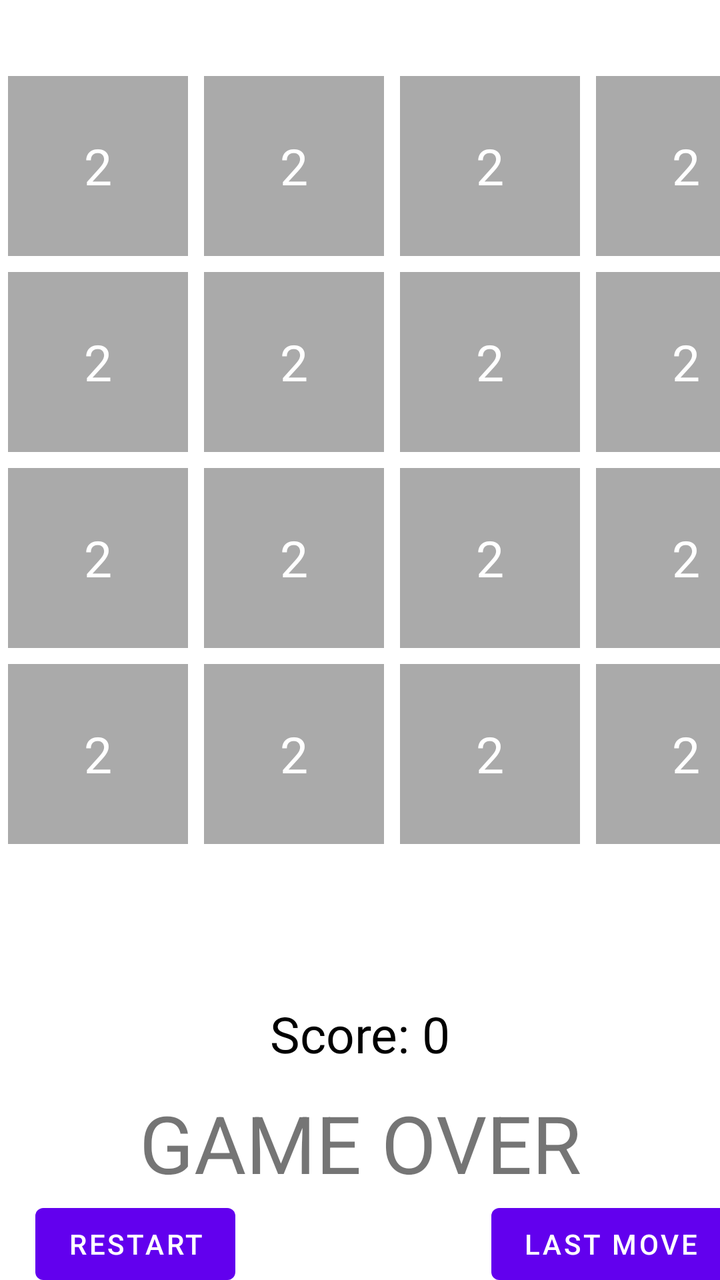
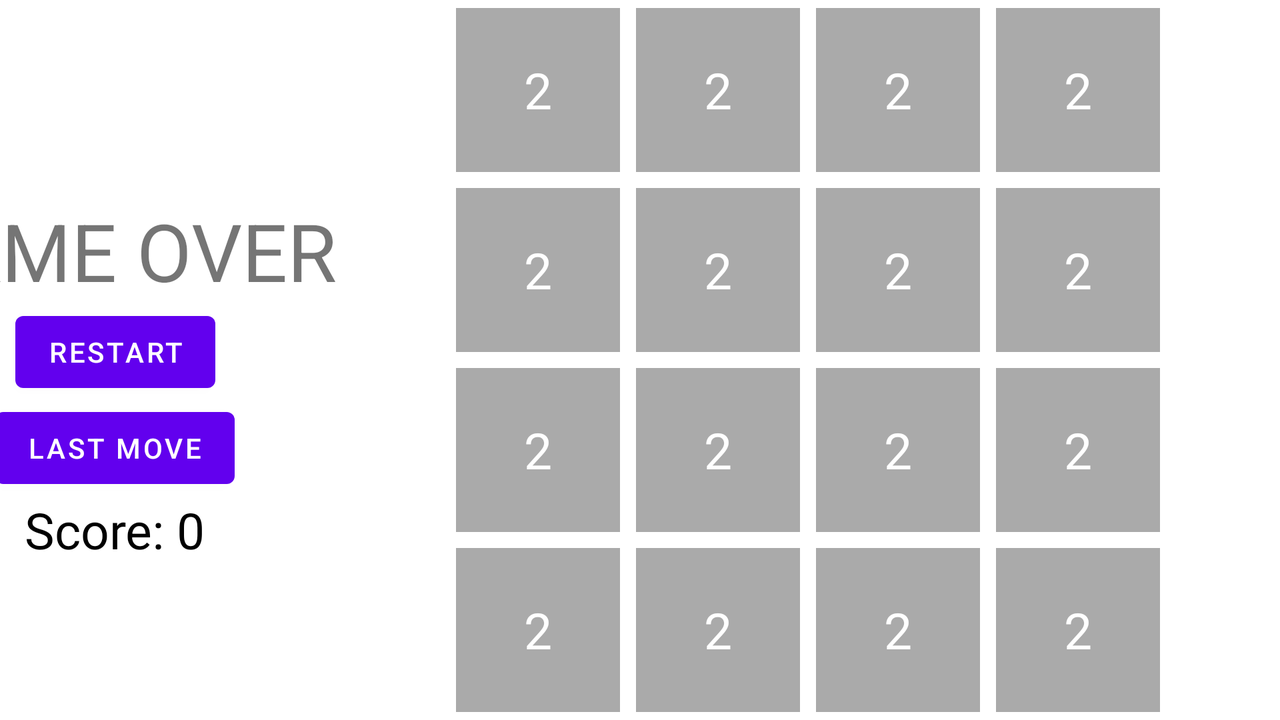

The same Android screen from two of the app's own layout files: first res/layout/ as a phone draws it, then the repository's variant for another configuration, drawn on a device whose configuration selects that folder. Both files follow.
<!-- AndroidManifest.xml: application theme Theme.GameCenter -->
<!-- res/layout/game2048.xml -->
<?xml version="1.0" encoding="utf-8"?>
<androidx.constraintlayout.widget.ConstraintLayout
    xmlns:android="http://schemas.android.com/apk/res/android"
    xmlns:app="http://schemas.android.com/apk/res-auto"
    xmlns:tools="http://schemas.android.com/tools"
    android:layout_width="match_parent"
    android:layout_height="match_parent"
    tools:context="com.example.gamecenter.Game2048">

    <GridLayout
        app:layout_constraintLeft_toLeftOf="parent"
        app:layout_constraintRight_toRightOf="parent"
        android:layout_marginTop="34dp"
        app:layout_constraintTop_toTopOf="parent"
        android:id="@+id/gridLayout2048"
        android:layout_width="wrap_content"
        android:layout_height="wrap_content"
        android:columnCount="4"
        android:rowCount="4"
        android:useDefaultMargins="true"
        >

        <TextView
            android:id="@+id/textView1"
            android:layout_width="@dimen/defaultSize2048"
            android:layout_height="@dimen/defaultSize2048"
            android:background="@android:color/darker_gray"
            android:gravity="center"
            android:padding="0dp"
            android:text="2"
            android:textColor="@android:color/white"
            android:textSize="25dp" />

        <TextView
            android:id="@+id/textView2"
            android:layout_width="@dimen/defaultSize2048"
            android:layout_height="@dimen/defaultSize2048"
            android:background="@android:color/darker_gray"
            android:gravity="center"
            android:padding="0dp"
            android:text="2"
            android:textColor="@android:color/white"
            android:textSize="25dp" />

        <TextView
            android:id="@+id/textView3"
            android:layout_width="@dimen/defaultSize2048"
            android:layout_height="@dimen/defaultSize2048"
            android:background="@android:color/darker_gray"
            android:gravity="center"
            android:padding="0dp"
            android:text="2"
            android:textColor="@android:color/white"
            android:textSize="25dp" />

        <TextView
            android:id="@+id/textView4"
            android:layout_width="@dimen/defaultSize2048"
            android:layout_height="@dimen/defaultSize2048"
            android:background="@android:color/darker_gray"
            android:gravity="center"
            android:padding="0dp"
            android:text="2"
            android:textColor="@android:color/white"
            android:textSize="25dp" />

        <TextView
            android:id="@+id/textView5"
            android:layout_width="@dimen/defaultSize2048"
            android:layout_height="@dimen/defaultSize2048"
            android:background="@android:color/darker_gray"
            android:gravity="center"
            android:padding="0dp"
            android:text="2"
            android:textColor="@android:color/white"
            android:textSize="25dp" />

        <TextView
            android:id="@+id/textView6"
            android:layout_width="@dimen/defaultSize2048"
            android:layout_height="@dimen/defaultSize2048"
            android:background="@android:color/darker_gray"
            android:gravity="center"
            android:padding="0dp"
            android:text="2"
            android:textColor="@android:color/white"
            android:textSize="25dp" />

        <TextView
            android:id="@+id/textView7"
            android:layout_width="@dimen/defaultSize2048"
            android:layout_height="@dimen/defaultSize2048"
            android:background="@android:color/darker_gray"
            android:gravity="center"
            android:padding="0dp"
            android:text="2"
            android:textColor="@android:color/white"
            android:textSize="25dp" />

        <TextView
            android:id="@+id/textView8"
            android:layout_width="@dimen/defaultSize2048"
            android:layout_height="@dimen/defaultSize2048"
            android:background="@android:color/darker_gray"
            android:gravity="center"
            android:padding="0dp"
            android:text="2"
            android:textColor="@android:color/white"
            android:textSize="25dp" />

        <TextView
            android:id="@+id/textView9"
            android:layout_width="@dimen/defaultSize2048"
            android:layout_height="@dimen/defaultSize2048"
            android:background="@android:color/darker_gray"
            android:gravity="center"
            android:padding="0dp"
            android:text="2"
            android:textColor="@android:color/white"
            android:textSize="25dp" />

        <TextView
            android:id="@+id/textView10"
            android:layout_width="@dimen/defaultSize2048"
            android:layout_height="@dimen/defaultSize2048"
            android:background="@android:color/darker_gray"
            android:gravity="center"
            android:padding="0dp"
            android:text="2"
            android:textColor="@android:color/white"
            android:textSize="25dp" />

        <TextView
            android:id="@+id/textView11"
            android:layout_width="@dimen/defaultSize2048"
            android:layout_height="@dimen/defaultSize2048"
            android:background="@android:color/darker_gray"
            android:gravity="center"
            android:padding="0dp"
            android:text="2"
            android:textColor="@android:color/white"
            android:textSize="25dp" />

        <TextView
            android:id="@+id/textView12"
            android:layout_width="@dimen/defaultSize2048"
            android:layout_height="@dimen/defaultSize2048"
            android:background="@android:color/darker_gray"
            android:gravity="center"
            android:padding="0dp"
            android:text="2"
            android:textColor="@android:color/white"
            android:textSize="25dp" />

        <TextView
            android:id="@+id/textView13"
            android:layout_width="@dimen/defaultSize2048"
            android:layout_height="@dimen/defaultSize2048"
            android:background="@android:color/darker_gray"
            android:gravity="center"
            android:padding="0dp"
            android:text="2"
            android:textColor="@android:color/white"
            android:textSize="25dp" />

        <TextView
            android:id="@+id/textView14"
            android:layout_width="@dimen/defaultSize2048"
            android:layout_height="@dimen/defaultSize2048"
            android:background="@android:color/darker_gray"
            android:gravity="center"
            android:padding="0dp"
            android:text="2"
            android:textColor="@android:color/white"
            android:textSize="25dp" />

        <TextView
            android:id="@+id/textView15"
            android:layout_width="@dimen/defaultSize2048"
            android:layout_height="@dimen/defaultSize2048"
            android:background="@android:color/darker_gray"
            android:gravity="center"
            android:padding="0dp"
            android:text="2"
            android:textColor="@android:color/white"
            android:textSize="25dp" />

        <TextView
            android:id="@+id/textView16"
            android:layout_width="@dimen/defaultSize2048"
            android:layout_height="@dimen/defaultSize2048"
            android:background="@android:color/darker_gray"
            android:gravity="center"
            android:padding="0dp"
            android:text="2"
            android:textColor="@android:color/white"
            android:textSize="25dp" />

    </GridLayout>

    <TextView
        app:layout_constraintLeft_toLeftOf="parent"
        app:layout_constraintRight_toRightOf="parent"
        android:id="@+id/score"
        android:layout_width="wrap_content"
        android:layout_height="wrap_content"
        android:layout_marginTop="74dp"
        android:text="Score: 0"
        android:textColor="@color/black"
        android:textSize="25dp"
        app:layout_constraintTop_toBottomOf="@+id/gridLayout2048"></TextView>

    <Button
        android:id="@+id/buttonrestart"
        android:layout_width="wrap_content"
        android:layout_height="wrap_content"
        android:layout_marginTop="172dp"
        android:onClick="restart"
        android:text="Restart"
        app:layout_constraintEnd_toStartOf="@+id/score"
        app:layout_constraintLeft_toLeftOf="parent"
        app:layout_constraintStart_toStartOf="@+id/gridLayout2048"
        app:layout_constraintTop_toBottomOf="@+id/gridLayout2048"></Button>

    <Button
        android:id="@+id/buttonLast"
        android:layout_width="wrap_content"
        android:layout_height="wrap_content"
        android:layout_marginStart="128dp"
        android:onClick="goBack"
        android:text="Last move"
        app:layout_constraintStart_toEndOf="@+id/buttonrestart"
        app:layout_constraintTop_toTopOf="@+id/buttonrestart"></Button>

    <TextView
        app:layout_constraintLeft_toLeftOf="parent"
        app:layout_constraintRight_toRightOf="parent"
        android:id="@+id/gameOverText"
        android:layout_width="wrap_content"
        android:layout_height="wrap_content"
        android:layout_marginTop="21dp"
        android:text="GAME OVER"
        android:textSize="40dp"
        app:layout_constraintBottom_toTopOf="@+id/buttonrestart"
        app:layout_constraintTop_toBottomOf="@+id/score"
        app:layout_constraintVertical_bias="1.0"></TextView>


</androidx.constraintlayout.widget.ConstraintLayout>
<!-- resources referenced by this layout -->
<resources>
  <color name="black">#FF000000</color>
  <dimen name="defaultSize2048">90dp</dimen>
  <style name="Theme.GameCenter" parent="Theme.MaterialComponents.DayNight.NoActionBar">
          
          <item name="colorPrimary">@color/purple_500</item>
          <item name="colorPrimaryVariant">@color/purple_700</item>
          <item name="colorOnPrimary">@color/white</item>
          
          <item name="colorSecondary">@color/teal_200</item>
          <item name="colorSecondaryVariant">@color/teal_700</item>
          <item name="colorOnSecondary">@color/black</item>
          
          <item name="android:statusBarColor" tools:targetApi="l">?attr/colorPrimaryVariant</item>
          
      </style>
  <color name="purple_500">#FF6200EE</color>
  <color name="purple_700">#FF3700B3</color>
  <color name="white">#FFFFFFFF</color>
  <color name="teal_200">#FF03DAC5</color>
  <color name="teal_700">#FF018786</color>
</resources>
<!-- res/layout-land/game2048.xml (the repository's variant of the layout above) -->
<!-- drawn on the phone turned sideways -->
<?xml version="1.0" encoding="utf-8"?>
<androidx.constraintlayout.widget.ConstraintLayout
    xmlns:android="http://schemas.android.com/apk/res/android"
    xmlns:app="http://schemas.android.com/apk/res-auto"
    xmlns:tools="http://schemas.android.com/tools"
    android:layout_width="match_parent"
    android:layout_height="match_parent"
    tools:context="com.example.gamecenter.Game2048">

    <LinearLayout
        android:layout_width="wrap_content"
        android:layout_height="wrap_content"
        android:layout_marginEnd="56dp"
        android:orientation="vertical"
        app:layout_constraintBottom_toBottomOf="parent"
        app:layout_constraintEnd_toStartOf="@+id/gridLayout2048"

        app:layout_constraintTop_toTopOf="parent"
        app:layout_constraintVertical_bias="0.497">

        <TextView
            android:id="@+id/gameOverText"
            android:layout_width="wrap_content"
            android:layout_height="wrap_content"
            android:layout_gravity="center"
            android:layout_marginTop="21dp"
            android:text="GAME OVER"
            android:textSize="40dp"></TextView>


        <Button
            android:id="@+id/buttonrestart"
            android:layout_width="wrap_content"
            android:layout_height="wrap_content"
            android:layout_gravity="center"
            android:onClick="restart"
            android:text="Restart"></Button>

        <Button
            android:id="@+id/buttonLast"
            android:layout_width="wrap_content"
            android:layout_height="wrap_content"
            android:layout_gravity="center"
            android:onClick="goBack"
            android:text="Last move"></Button>


        <TextView
            android:id="@+id/score"
            android:layout_width="wrap_content"
            android:layout_height="wrap_content"
            android:layout_gravity="center"
            android:text="Score: 0"
            android:textColor="@color/black"
            android:textSize="25dp"></TextView>
    </LinearLayout>

    <GridLayout
        app:layout_constraintTop_toTopOf="parent"
        app:layout_constraintBottom_toBottomOf="parent"
        android:id="@+id/gridLayout2048"
        android:layout_width="wrap_content"
        android:layout_height="wrap_content"
        android:layout_marginEnd="56dp"
        android:columnCount="4"
        android:rowCount="4"
        android:useDefaultMargins="true"
        app:layout_constraintEnd_toEndOf="parent"
        app:layout_constraintLeft_toLeftOf="parent"
        app:layout_constraintRight_toRightOf="parent"
        >

        <TextView
            android:id="@+id/textView1"
            android:layout_width="@dimen/defaultSize2048"
            android:layout_height="@dimen/defaultSize2048"
            android:background="@android:color/darker_gray"
            android:gravity="center"
            android:padding="0dp"
            android:text="2"
            android:textColor="@android:color/white"
            android:textSize="25dp" />

        <TextView
            android:id="@+id/textView2"
            android:layout_width="@dimen/defaultSize2048"
            android:layout_height="@dimen/defaultSize2048"
            android:background="@android:color/darker_gray"
            android:gravity="center"
            android:padding="0dp"
            android:text="2"
            android:textColor="@android:color/white"
            android:textSize="25dp" />

        <TextView
            android:id="@+id/textView3"
            android:layout_width="@dimen/defaultSize2048"
            android:layout_height="@dimen/defaultSize2048"
            android:background="@android:color/darker_gray"
            android:gravity="center"
            android:padding="0dp"
            android:text="2"
            android:textColor="@android:color/white"
            android:textSize="25dp" />

        <TextView
            android:id="@+id/textView4"
            android:layout_width="@dimen/defaultSize2048"
            android:layout_height="@dimen/defaultSize2048"
            android:background="@android:color/darker_gray"
            android:gravity="center"
            android:padding="0dp"
            android:text="2"
            android:textColor="@android:color/white"
            android:textSize="25dp" />

        <TextView
            android:id="@+id/textView5"
            android:layout_width="@dimen/defaultSize2048"
            android:layout_height="@dimen/defaultSize2048"
            android:background="@android:color/darker_gray"
            android:gravity="center"
            android:padding="0dp"
            android:text="2"
            android:textColor="@android:color/white"
            android:textSize="25dp" />

        <TextView
            android:id="@+id/textView6"
            android:layout_width="@dimen/defaultSize2048"
            android:layout_height="@dimen/defaultSize2048"
            android:background="@android:color/darker_gray"
            android:gravity="center"
            android:padding="0dp"
            android:text="2"
            android:textColor="@android:color/white"
            android:textSize="25dp" />

        <TextView
            android:id="@+id/textView7"
            android:layout_width="@dimen/defaultSize2048"
            android:layout_height="@dimen/defaultSize2048"
            android:background="@android:color/darker_gray"
            android:gravity="center"
            android:padding="0dp"
            android:text="2"
            android:textColor="@android:color/white"
            android:textSize="25dp" />

        <TextView
            android:id="@+id/textView8"
            android:layout_width="@dimen/defaultSize2048"
            android:layout_height="@dimen/defaultSize2048"
            android:background="@android:color/darker_gray"
            android:gravity="center"
            android:padding="0dp"
            android:text="2"
            android:textColor="@android:color/white"
            android:textSize="25dp" />

        <TextView
            android:id="@+id/textView9"
            android:layout_width="@dimen/defaultSize2048"
            android:layout_height="@dimen/defaultSize2048"
            android:background="@android:color/darker_gray"
            android:gravity="center"
            android:padding="0dp"
            android:text="2"
            android:textColor="@android:color/white"
            android:textSize="25dp" />

        <TextView
            android:id="@+id/textView10"
            android:layout_width="@dimen/defaultSize2048"
            android:layout_height="@dimen/defaultSize2048"
            android:background="@android:color/darker_gray"
            android:gravity="center"
            android:padding="0dp"
            android:text="2"
            android:textColor="@android:color/white"
            android:textSize="25dp" />

        <TextView
            android:id="@+id/textView11"
            android:layout_width="@dimen/defaultSize2048"
            android:layout_height="@dimen/defaultSize2048"
            android:background="@android:color/darker_gray"
            android:gravity="center"
            android:padding="0dp"
            android:text="2"
            android:textColor="@android:color/white"
            android:textSize="25dp" />

        <TextView
            android:id="@+id/textView12"
            android:layout_width="@dimen/defaultSize2048"
            android:layout_height="@dimen/defaultSize2048"
            android:background="@android:color/darker_gray"
            android:gravity="center"
            android:padding="0dp"
            android:text="2"
            android:textColor="@android:color/white"
            android:textSize="25dp" />

        <TextView
            android:id="@+id/textView13"
            android:layout_width="@dimen/defaultSize2048"
            android:layout_height="@dimen/defaultSize2048"
            android:background="@android:color/darker_gray"
            android:gravity="center"
            android:padding="0dp"
            android:text="2"
            android:textColor="@android:color/white"
            android:textSize="25dp" />

        <TextView
            android:id="@+id/textView14"
            android:layout_width="@dimen/defaultSize2048"
            android:layout_height="@dimen/defaultSize2048"
            android:background="@android:color/darker_gray"
            android:gravity="center"
            android:padding="0dp"
            android:text="2"
            android:textColor="@android:color/white"
            android:textSize="25dp" />

        <TextView
            android:id="@+id/textView15"
            android:layout_width="@dimen/defaultSize2048"
            android:layout_height="@dimen/defaultSize2048"
            android:background="@android:color/darker_gray"
            android:gravity="center"
            android:padding="0dp"
            android:text="2"
            android:textColor="@android:color/white"
            android:textSize="25dp" />

        <TextView
            android:id="@+id/textView16"
            android:layout_width="@dimen/defaultSize2048"
            android:layout_height="@dimen/defaultSize2048"
            android:background="@android:color/darker_gray"
            android:gravity="center"
            android:padding="0dp"
            android:text="2"
            android:textColor="@android:color/white"
            android:textSize="25dp" />

    </GridLayout>


</androidx.constraintlayout.widget.ConstraintLayout>
<!-- resources referenced by the variant -->
<!-- as the phone turned sideways resolves them -->
<resources>
  <color name="black">#FF000000</color>
  <!-- from res/values-land/ -->
  <dimen name="defaultSize2048">82dp</dimen>
  <style name="Theme.GameCenter" parent="Theme.MaterialComponents.DayNight.NoActionBar">
          
          <item name="colorPrimary">@color/purple_500</item>
          <item name="colorPrimaryVariant">@color/purple_700</item>
          <item name="colorOnPrimary">@color/white</item>
          
          <item name="colorSecondary">@color/teal_200</item>
          <item name="colorSecondaryVariant">@color/teal_700</item>
          <item name="colorOnSecondary">@color/black</item>
          
          <item name="android:statusBarColor" tools:targetApi="l">?attr/colorPrimaryVariant</item>
          
      </style>
  <color name="purple_500">#FF6200EE</color>
  <color name="purple_700">#FF3700B3</color>
  <color name="white">#FFFFFFFF</color>
  <color name="teal_200">#FF03DAC5</color>
  <color name="teal_700">#FF018786</color>
</resources>
